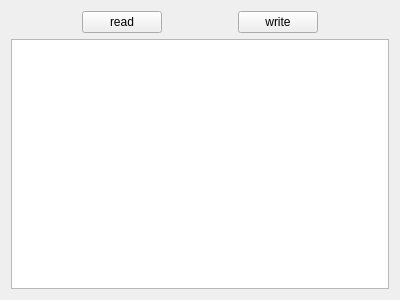
<?xml version="1.0" encoding="UTF-8"?>
<ui version="4.0">
 <class>Widget</class>
 <widget class="QWidget" name="Widget">
  <property name="geometry">
   <rect>
    <x>0</x>
    <y>0</y>
    <width>400</width>
    <height>300</height>
   </rect>
  </property>
  <property name="windowTitle">
   <string>Widget</string>
  </property>
  <layout class="QGridLayout" name="gridLayout">
   <item row="0" column="0">
    <spacer name="horizontalSpacer">
     <property name="orientation">
      <enum>Qt::Horizontal</enum>
     </property>
     <property name="sizeHint" stdset="0">
      <size>
       <width>52</width>
       <height>20</height>
      </size>
     </property>
    </spacer>
   </item>
   <item row="0" column="1">
    <widget class="QPushButton" name="buttonRead">
     <property name="text">
      <string>read</string>
     </property>
    </widget>
   </item>
   <item row="0" column="2">
    <spacer name="horizontalSpacer_3">
     <property name="orientation">
      <enum>Qt::Horizontal</enum>
     </property>
     <property name="sizeHint" stdset="0">
      <size>
       <width>51</width>
       <height>20</height>
      </size>
     </property>
    </spacer>
   </item>
   <item row="0" column="3">
    <widget class="QPushButton" name="buttonWrite">
     <property name="text">
      <string>write</string>
     </property>
    </widget>
   </item>
   <item row="0" column="4">
    <spacer name="horizontalSpacer_2">
     <property name="orientation">
      <enum>Qt::Horizontal</enum>
     </property>
     <property name="sizeHint" stdset="0">
      <size>
       <width>52</width>
       <height>20</height>
      </size>
     </property>
    </spacer>
   </item>
   <item row="1" column="0" colspan="5">
    <widget class="QTextEdit" name="textEdit"/>
   </item>
  </layout>
 </widget>
 <layoutdefault spacing="6" margin="11"/>
 <resources/>
 <connections/>
</ui>
